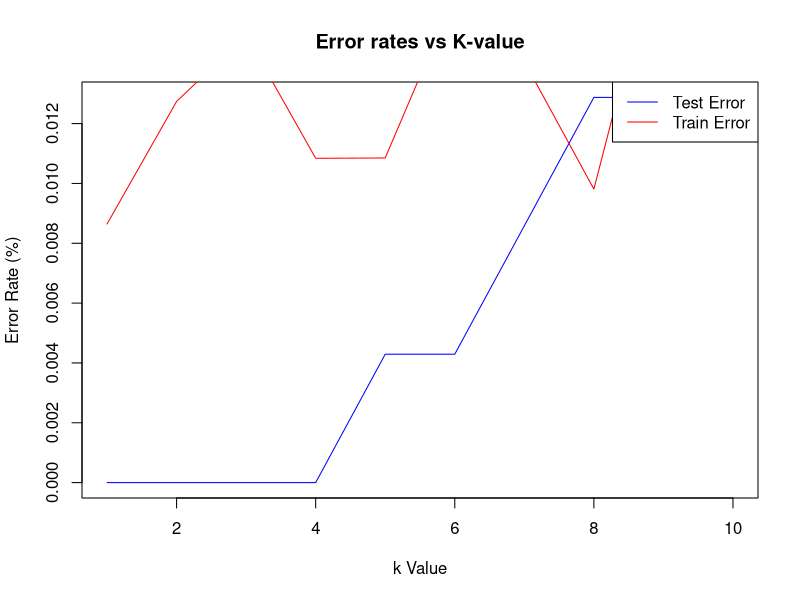

This chart was generated by the following R code:
library(palmerpenguins)
library(caTools)
library(class)
library(caret)
library(ggfortify)
data(penguins)

penguins <- na.omit(penguins)

set.seed(122)
training_rows <- sample(1:nrow(penguins), replace = F, size = nrow(penguins) * 0.7)


# Training set
train_penguins <- penguins[training_rows, -c(2, 8)]
train_label <- train_penguins$species
train_penguins <- scale(train_penguins[c("bill_length_mm", "bill_depth_mm", "flipper_length_mm", "body_mass_g")])


# Testing set
test_penguins <- penguins[-training_rows, -c(2, 8)]
test_penguins <- scale(test_penguins[c("bill_length_mm", "bill_depth_mm", "flipper_length_mm", "body_mass_g")])
test_label <- penguins[-training_rows, 1]

#PCA
pca_data <- prcomp(train_penguins, center = TRUE, scale. = TRUE)

#These were picked as they make up 97% of the cumlative proportion
rotate <- pca_data$rotation[, 1:3]
pca_train <- as.matrix(train_penguins) %*% (rotate)
pca_test <- as.matrix(test_penguins) %*% (rotate)

k <- 1:10
k_train_errors <- numeric(length(k))
k_test_errors <- numeric(length(k))
k_val_errors <- numeric(length(k))

for (i in 1:length(k)) {

    knn <- train(
        x = pca_train,
        y = train_label,
        method = "knn",
        tuneGrid = data.frame(k = k[i])
    )

    k_train_errors[i] <- 1 - mean(knn$results$Accuracy)
    k_test_errors[i] <- 1 - confusionMatrix(predict(knn, newdata = pca_train), train_label)$overall["Accuracy"]
}
plot(k, k_test_errors, type = "l", col = "blue", 
     xlab = "k Value", ylab = "Error Rate (%)", main = "Error rates vs K-value")
lines(k, k_train_errors, col = "red")
legend("topright", legend = c("Test Error", "Train Error"),
       col = c("blue", "red", "green"), lty = 1)

best_k <- which.min(k_val_errors) + 1
knn_best <- train(
    x = pca_train,
    y = train_label,
    method = "knn",
    tuneGrid = data.frame(k = best_k)
)

test_predictions <- predict(knn_best, pca_test)
matrix <- confusionMatrix(test_predictions, test_label$species)
precision <- mean(matrix$byClass[, "Pos Pred Value"])
recall <- mean(matrix$byClass[, "Recall"])
f1_score <- 2 * (precision * recall) / (precision + recall)
